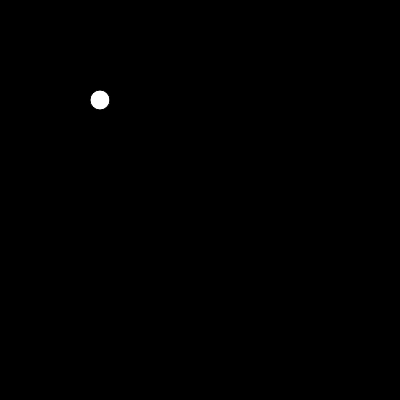
Frame 1 (no input)
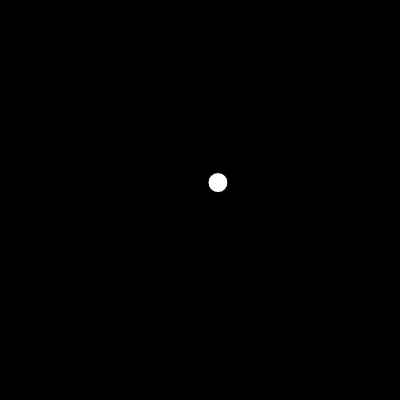
Frame 60 (no input)
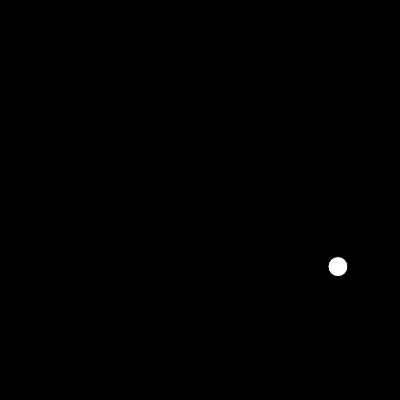
Frame 120 (the mouse pressed at the canvas centre since frame 60)

The p5.js sketch that drew these frames (run headless with seeded random() and noise() and a simulated clock; from frame 60 on, the mouse is pressed at the canvas centre):

// p5.js sketch
// ── sketch.js
let xpos = 100;
let ypos = 100;
let xspd = 2;
let yspd = 1.4;
let rad = 10;

function setup() {

  createCanvas(400, 400);
}

function draw() {

  background(0);
  fill(255);
  ellipse(xpos, ypos, rad * 2, rad * 2);

  if (xpos > width - rad) {
    xspd *= -1;
  } else if (xpos < rad) {
    xspd *= -1;
  }

  if (ypos > height - rad) {
    yspd *= -1;
  } else if (ypos < rad) {
    yspd *= -1;
  }

  xpos += xspd;
  ypos += yspd;
}
